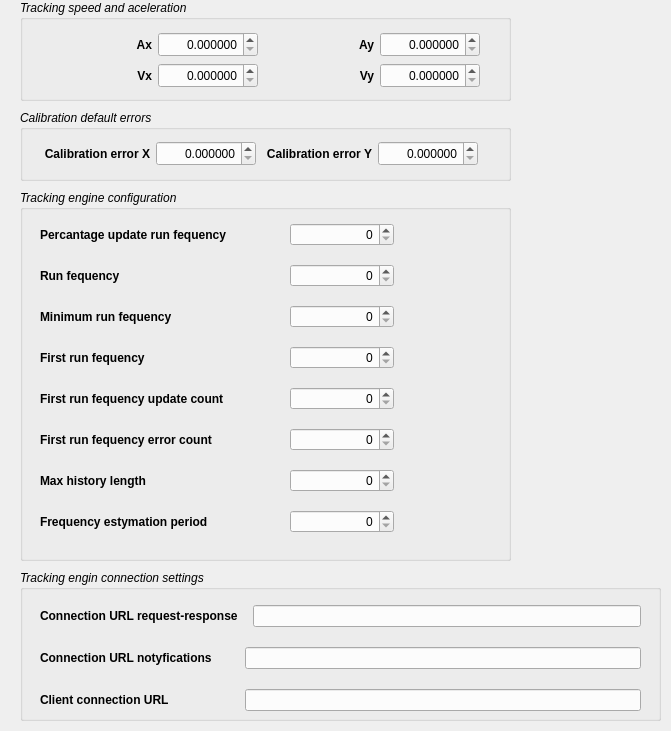
<?xml version="1.0" encoding="UTF-8"?>
<ui version="4.0">
 <class>tlinsWAstroEngineConfiguration</class>
 <widget class="QWidget" name="tlinsWAstroEngineConfiguration">
  <property name="geometry">
   <rect>
    <x>0</x>
    <y>0</y>
    <width>671</width>
    <height>731</height>
   </rect>
  </property>
  <property name="windowTitle">
   <string>Form</string>
  </property>
  <widget class="QGroupBox" name="groupBox">
   <property name="geometry">
    <rect>
     <x>20</x>
     <y>0</y>
     <width>491</width>
     <height>101</height>
    </rect>
   </property>
   <property name="font">
    <font>
     <italic>true</italic>
    </font>
   </property>
   <property name="title">
    <string>Tracking speed and aceleration</string>
   </property>
  </widget>
  <widget class="QGroupBox" name="groupBox_2">
   <property name="geometry">
    <rect>
     <x>20</x>
     <y>110</y>
     <width>491</width>
     <height>71</height>
    </rect>
   </property>
   <property name="font">
    <font>
     <italic>true</italic>
    </font>
   </property>
   <property name="title">
    <string>Calibration default errors</string>
   </property>
  </widget>
  <widget class="QGroupBox" name="groupBox_3">
   <property name="geometry">
    <rect>
     <x>20</x>
     <y>190</y>
     <width>491</width>
     <height>371</height>
    </rect>
   </property>
   <property name="font">
    <font>
     <italic>true</italic>
    </font>
   </property>
   <property name="title">
    <string>Tracking engine configuration</string>
   </property>
  </widget>
  <widget class="QGroupBox" name="groupBox_4">
   <property name="geometry">
    <rect>
     <x>20</x>
     <y>570</y>
     <width>641</width>
     <height>151</height>
    </rect>
   </property>
   <property name="font">
    <font>
     <italic>true</italic>
    </font>
   </property>
   <property name="title">
    <string>Tracking engin connection settings</string>
   </property>
  </widget>
  <widget class="QWidget" name="layoutWidget">
   <property name="geometry">
    <rect>
     <x>40</x>
     <y>220</y>
     <width>354</width>
     <height>323</height>
    </rect>
   </property>
   <layout class="QVBoxLayout" name="verticalLayout">
    <property name="spacing">
     <number>15</number>
    </property>
    <item>
     <layout class="QHBoxLayout" name="horizontalLayout_2">
      <property name="spacing">
       <number>60</number>
      </property>
      <item>
       <widget class="QLabel" name="label_7">
        <property name="minimumSize">
         <size>
          <width>190</width>
          <height>0</height>
         </size>
        </property>
        <property name="font">
         <font>
          <weight>75</weight>
          <bold>true</bold>
         </font>
        </property>
        <property name="text">
         <string>Percantage update run fequency</string>
        </property>
       </widget>
      </item>
      <item>
       <widget class="QSpinBox" name="percantageUpdateRunFequency">
        <property name="minimumSize">
         <size>
          <width>100</width>
          <height>0</height>
         </size>
        </property>
        <property name="alignment">
         <set>Qt::AlignRight|Qt::AlignTrailing|Qt::AlignVCenter</set>
        </property>
        <property name="maximum">
         <number>1000</number>
        </property>
       </widget>
      </item>
     </layout>
    </item>
    <item>
     <layout class="QHBoxLayout" name="horizontalLayout_3">
      <property name="spacing">
       <number>60</number>
      </property>
      <item>
       <widget class="QLabel" name="label_8">
        <property name="minimumSize">
         <size>
          <width>190</width>
          <height>0</height>
         </size>
        </property>
        <property name="font">
         <font>
          <weight>75</weight>
          <bold>true</bold>
         </font>
        </property>
        <property name="text">
         <string>Run fequency</string>
        </property>
       </widget>
      </item>
      <item>
       <widget class="QSpinBox" name="runFrequency">
        <property name="minimumSize">
         <size>
          <width>100</width>
          <height>0</height>
         </size>
        </property>
        <property name="alignment">
         <set>Qt::AlignRight|Qt::AlignTrailing|Qt::AlignVCenter</set>
        </property>
        <property name="maximum">
         <number>100000</number>
        </property>
       </widget>
      </item>
     </layout>
    </item>
    <item>
     <layout class="QHBoxLayout" name="horizontalLayout_4">
      <property name="spacing">
       <number>60</number>
      </property>
      <item>
       <widget class="QLabel" name="label_9">
        <property name="minimumSize">
         <size>
          <width>190</width>
          <height>0</height>
         </size>
        </property>
        <property name="font">
         <font>
          <weight>75</weight>
          <bold>true</bold>
         </font>
        </property>
        <property name="text">
         <string>Minimum run fequency</string>
        </property>
       </widget>
      </item>
      <item>
       <widget class="QSpinBox" name="minRunFrequency">
        <property name="minimumSize">
         <size>
          <width>100</width>
          <height>0</height>
         </size>
        </property>
        <property name="alignment">
         <set>Qt::AlignRight|Qt::AlignTrailing|Qt::AlignVCenter</set>
        </property>
        <property name="maximum">
         <number>100000</number>
        </property>
       </widget>
      </item>
     </layout>
    </item>
    <item>
     <layout class="QHBoxLayout" name="horizontalLayout_5">
      <property name="spacing">
       <number>60</number>
      </property>
      <item>
       <widget class="QLabel" name="label_10">
        <property name="minimumSize">
         <size>
          <width>190</width>
          <height>0</height>
         </size>
        </property>
        <property name="font">
         <font>
          <weight>75</weight>
          <bold>true</bold>
         </font>
        </property>
        <property name="text">
         <string>First run fequency</string>
        </property>
       </widget>
      </item>
      <item>
       <widget class="QSpinBox" name="firstRunFrequency">
        <property name="minimumSize">
         <size>
          <width>100</width>
          <height>0</height>
         </size>
        </property>
        <property name="alignment">
         <set>Qt::AlignRight|Qt::AlignTrailing|Qt::AlignVCenter</set>
        </property>
        <property name="maximum">
         <number>100000</number>
        </property>
       </widget>
      </item>
     </layout>
    </item>
    <item>
     <layout class="QHBoxLayout" name="horizontalLayout_6">
      <property name="spacing">
       <number>60</number>
      </property>
      <item>
       <widget class="QLabel" name="label_11">
        <property name="minimumSize">
         <size>
          <width>190</width>
          <height>0</height>
         </size>
        </property>
        <property name="font">
         <font>
          <weight>75</weight>
          <bold>true</bold>
         </font>
        </property>
        <property name="text">
         <string>First run fequency update count</string>
        </property>
       </widget>
      </item>
      <item>
       <widget class="QSpinBox" name="firstRunFrequencyUpdateCount">
        <property name="minimumSize">
         <size>
          <width>100</width>
          <height>0</height>
         </size>
        </property>
        <property name="alignment">
         <set>Qt::AlignRight|Qt::AlignTrailing|Qt::AlignVCenter</set>
        </property>
        <property name="maximum">
         <number>100000</number>
        </property>
       </widget>
      </item>
     </layout>
    </item>
    <item>
     <layout class="QHBoxLayout" name="horizontalLayout_7">
      <property name="spacing">
       <number>60</number>
      </property>
      <item>
       <widget class="QLabel" name="label_12">
        <property name="minimumSize">
         <size>
          <width>190</width>
          <height>0</height>
         </size>
        </property>
        <property name="font">
         <font>
          <weight>75</weight>
          <bold>true</bold>
         </font>
        </property>
        <property name="text">
         <string>First run fequency error count</string>
        </property>
       </widget>
      </item>
      <item>
       <widget class="QSpinBox" name="firstRunFrequencyErrorCount">
        <property name="minimumSize">
         <size>
          <width>100</width>
          <height>0</height>
         </size>
        </property>
        <property name="alignment">
         <set>Qt::AlignRight|Qt::AlignTrailing|Qt::AlignVCenter</set>
        </property>
        <property name="maximum">
         <number>100000</number>
        </property>
       </widget>
      </item>
     </layout>
    </item>
    <item>
     <layout class="QHBoxLayout" name="horizontalLayout_8">
      <property name="spacing">
       <number>60</number>
      </property>
      <item>
       <widget class="QLabel" name="label_13">
        <property name="minimumSize">
         <size>
          <width>190</width>
          <height>0</height>
         </size>
        </property>
        <property name="font">
         <font>
          <weight>75</weight>
          <bold>true</bold>
         </font>
        </property>
        <property name="text">
         <string>Max history length</string>
        </property>
       </widget>
      </item>
      <item>
       <widget class="QSpinBox" name="maxHistoryLength">
        <property name="minimumSize">
         <size>
          <width>100</width>
          <height>0</height>
         </size>
        </property>
        <property name="alignment">
         <set>Qt::AlignRight|Qt::AlignTrailing|Qt::AlignVCenter</set>
        </property>
        <property name="maximum">
         <number>100000</number>
        </property>
       </widget>
      </item>
     </layout>
    </item>
    <item>
     <layout class="QHBoxLayout" name="horizontalLayout_9">
      <property name="spacing">
       <number>60</number>
      </property>
      <item>
       <widget class="QLabel" name="label_14">
        <property name="minimumSize">
         <size>
          <width>190</width>
          <height>0</height>
         </size>
        </property>
        <property name="font">
         <font>
          <weight>75</weight>
          <bold>true</bold>
         </font>
        </property>
        <property name="text">
         <string>Frequency estymation period</string>
        </property>
       </widget>
      </item>
      <item>
       <widget class="QSpinBox" name="frequencyEstimationPeriod">
        <property name="minimumSize">
         <size>
          <width>100</width>
          <height>0</height>
         </size>
        </property>
        <property name="alignment">
         <set>Qt::AlignRight|Qt::AlignTrailing|Qt::AlignVCenter</set>
        </property>
        <property name="maximum">
         <number>100000</number>
        </property>
       </widget>
      </item>
     </layout>
    </item>
   </layout>
  </widget>
  <widget class="QWidget" name="layoutWidget">
   <property name="geometry">
    <rect>
     <x>40</x>
     <y>600</y>
     <width>601</width>
     <height>116</height>
    </rect>
   </property>
   <layout class="QVBoxLayout" name="verticalLayout_2">
    <property name="spacing">
     <number>15</number>
    </property>
    <item>
     <layout class="QHBoxLayout" name="horizontalLayout_10">
      <property name="spacing">
       <number>15</number>
      </property>
      <item>
       <widget class="QLabel" name="label_15">
        <property name="minimumSize">
         <size>
          <width>190</width>
          <height>0</height>
         </size>
        </property>
        <property name="font">
         <font>
          <weight>75</weight>
          <bold>true</bold>
         </font>
        </property>
        <property name="text">
         <string>Connection URL request-response</string>
        </property>
       </widget>
      </item>
      <item>
       <widget class="QLineEdit" name="connUrlRequestResponse"/>
      </item>
     </layout>
    </item>
    <item>
     <layout class="QHBoxLayout" name="horizontalLayout_11">
      <property name="spacing">
       <number>15</number>
      </property>
      <item>
       <widget class="QLabel" name="label_16">
        <property name="minimumSize">
         <size>
          <width>190</width>
          <height>0</height>
         </size>
        </property>
        <property name="font">
         <font>
          <weight>75</weight>
          <bold>true</bold>
         </font>
        </property>
        <property name="text">
         <string>Connection URL notyfications</string>
        </property>
       </widget>
      </item>
      <item>
       <widget class="QLineEdit" name="connUrlNotyfication"/>
      </item>
     </layout>
    </item>
    <item>
     <layout class="QHBoxLayout" name="horizontalLayout_12">
      <property name="spacing">
       <number>15</number>
      </property>
      <item>
       <widget class="QLabel" name="label_17">
        <property name="minimumSize">
         <size>
          <width>190</width>
          <height>0</height>
         </size>
        </property>
        <property name="font">
         <font>
          <weight>75</weight>
          <bold>true</bold>
         </font>
        </property>
        <property name="text">
         <string>Client connection URL</string>
        </property>
       </widget>
      </item>
      <item>
       <widget class="QLineEdit" name="clientConnUrl"/>
      </item>
     </layout>
    </item>
   </layout>
  </widget>
  <widget class="QWidget" name="layoutWidget">
   <property name="geometry">
    <rect>
     <x>42</x>
     <y>32</y>
     <width>440</width>
     <height>58</height>
    </rect>
   </property>
   <layout class="QGridLayout" name="gridLayout">
    <item row="0" column="0">
     <widget class="QLabel" name="label">
      <property name="minimumSize">
       <size>
        <width>110</width>
        <height>25</height>
       </size>
      </property>
      <property name="maximumSize">
       <size>
        <width>110</width>
        <height>16777215</height>
       </size>
      </property>
      <property name="font">
       <font>
        <weight>75</weight>
        <bold>true</bold>
       </font>
      </property>
      <property name="text">
       <string>Ax</string>
      </property>
      <property name="alignment">
       <set>Qt::AlignRight|Qt::AlignTrailing|Qt::AlignVCenter</set>
      </property>
     </widget>
    </item>
    <item row="0" column="1">
     <widget class="QDoubleSpinBox" name="acelerationX">
      <property name="minimumSize">
       <size>
        <width>100</width>
        <height>25</height>
       </size>
      </property>
      <property name="maximumSize">
       <size>
        <width>100</width>
        <height>25</height>
       </size>
      </property>
      <property name="alignment">
       <set>Qt::AlignRight|Qt::AlignTrailing|Qt::AlignVCenter</set>
      </property>
      <property name="decimals">
       <number>6</number>
      </property>
      <property name="maximum">
       <double>1000.000000000000000</double>
      </property>
     </widget>
    </item>
    <item row="0" column="2">
     <widget class="QLabel" name="label_3">
      <property name="minimumSize">
       <size>
        <width>110</width>
        <height>25</height>
       </size>
      </property>
      <property name="maximumSize">
       <size>
        <width>110</width>
        <height>16777215</height>
       </size>
      </property>
      <property name="font">
       <font>
        <weight>75</weight>
        <bold>true</bold>
       </font>
      </property>
      <property name="text">
       <string>Ay</string>
      </property>
      <property name="alignment">
       <set>Qt::AlignRight|Qt::AlignTrailing|Qt::AlignVCenter</set>
      </property>
     </widget>
    </item>
    <item row="0" column="3">
     <widget class="QDoubleSpinBox" name="acelerationY">
      <property name="minimumSize">
       <size>
        <width>100</width>
        <height>25</height>
       </size>
      </property>
      <property name="maximumSize">
       <size>
        <width>100</width>
        <height>25</height>
       </size>
      </property>
      <property name="alignment">
       <set>Qt::AlignRight|Qt::AlignTrailing|Qt::AlignVCenter</set>
      </property>
      <property name="decimals">
       <number>6</number>
      </property>
      <property name="maximum">
       <double>1000.000000000000000</double>
      </property>
     </widget>
    </item>
    <item row="1" column="0">
     <widget class="QLabel" name="label_2">
      <property name="minimumSize">
       <size>
        <width>110</width>
        <height>25</height>
       </size>
      </property>
      <property name="maximumSize">
       <size>
        <width>110</width>
        <height>5555555</height>
       </size>
      </property>
      <property name="font">
       <font>
        <weight>75</weight>
        <bold>true</bold>
       </font>
      </property>
      <property name="text">
       <string>Vx</string>
      </property>
      <property name="alignment">
       <set>Qt::AlignRight|Qt::AlignTrailing|Qt::AlignVCenter</set>
      </property>
     </widget>
    </item>
    <item row="1" column="1">
     <widget class="QDoubleSpinBox" name="speedX">
      <property name="minimumSize">
       <size>
        <width>100</width>
        <height>25</height>
       </size>
      </property>
      <property name="maximumSize">
       <size>
        <width>100</width>
        <height>25</height>
       </size>
      </property>
      <property name="alignment">
       <set>Qt::AlignRight|Qt::AlignTrailing|Qt::AlignVCenter</set>
      </property>
      <property name="decimals">
       <number>6</number>
      </property>
      <property name="maximum">
       <double>1000.000000000000000</double>
      </property>
     </widget>
    </item>
    <item row="1" column="2">
     <widget class="QLabel" name="label_4">
      <property name="minimumSize">
       <size>
        <width>110</width>
        <height>25</height>
       </size>
      </property>
      <property name="maximumSize">
       <size>
        <width>110</width>
        <height>5555555</height>
       </size>
      </property>
      <property name="font">
       <font>
        <weight>75</weight>
        <bold>true</bold>
       </font>
      </property>
      <property name="text">
       <string>Vy</string>
      </property>
      <property name="alignment">
       <set>Qt::AlignRight|Qt::AlignTrailing|Qt::AlignVCenter</set>
      </property>
     </widget>
    </item>
    <item row="1" column="3">
     <widget class="QDoubleSpinBox" name="speedY">
      <property name="minimumSize">
       <size>
        <width>100</width>
        <height>25</height>
       </size>
      </property>
      <property name="maximumSize">
       <size>
        <width>100</width>
        <height>25</height>
       </size>
      </property>
      <property name="alignment">
       <set>Qt::AlignRight|Qt::AlignTrailing|Qt::AlignVCenter</set>
      </property>
      <property name="decimals">
       <number>6</number>
      </property>
      <property name="maximum">
       <double>1000.000000000000000</double>
      </property>
     </widget>
    </item>
   </layout>
  </widget>
  <widget class="QWidget" name="layoutWidget">
   <property name="geometry">
    <rect>
     <x>40</x>
     <y>140</y>
     <width>440</width>
     <height>27</height>
    </rect>
   </property>
   <layout class="QHBoxLayout" name="horizontalLayout">
    <item>
     <widget class="QLabel" name="label_5">
      <property name="minimumSize">
       <size>
        <width>110</width>
        <height>25</height>
       </size>
      </property>
      <property name="maximumSize">
       <size>
        <width>110</width>
        <height>16777215</height>
       </size>
      </property>
      <property name="font">
       <font>
        <weight>75</weight>
        <bold>true</bold>
       </font>
      </property>
      <property name="text">
       <string>Calibration error X</string>
      </property>
      <property name="alignment">
       <set>Qt::AlignRight|Qt::AlignTrailing|Qt::AlignVCenter</set>
      </property>
     </widget>
    </item>
    <item>
     <widget class="QDoubleSpinBox" name="calibrarionErrorX">
      <property name="minimumSize">
       <size>
        <width>100</width>
        <height>25</height>
       </size>
      </property>
      <property name="maximumSize">
       <size>
        <width>100</width>
        <height>25</height>
       </size>
      </property>
      <property name="alignment">
       <set>Qt::AlignRight|Qt::AlignTrailing|Qt::AlignVCenter</set>
      </property>
      <property name="decimals">
       <number>6</number>
      </property>
      <property name="maximum">
       <double>1000.000000000000000</double>
      </property>
     </widget>
    </item>
    <item>
     <widget class="QLabel" name="label_6">
      <property name="minimumSize">
       <size>
        <width>110</width>
        <height>25</height>
       </size>
      </property>
      <property name="maximumSize">
       <size>
        <width>110</width>
        <height>16777215</height>
       </size>
      </property>
      <property name="font">
       <font>
        <weight>75</weight>
        <bold>true</bold>
       </font>
      </property>
      <property name="text">
       <string>Calibration error Y</string>
      </property>
      <property name="alignment">
       <set>Qt::AlignRight|Qt::AlignTrailing|Qt::AlignVCenter</set>
      </property>
     </widget>
    </item>
    <item>
     <widget class="QDoubleSpinBox" name="calibrarionErrorY">
      <property name="minimumSize">
       <size>
        <width>100</width>
        <height>25</height>
       </size>
      </property>
      <property name="maximumSize">
       <size>
        <width>100</width>
        <height>25</height>
       </size>
      </property>
      <property name="alignment">
       <set>Qt::AlignRight|Qt::AlignTrailing|Qt::AlignVCenter</set>
      </property>
      <property name="decimals">
       <number>6</number>
      </property>
      <property name="maximum">
       <double>1000.000000000000000</double>
      </property>
     </widget>
    </item>
   </layout>
  </widget>
  <zorder>layoutWidget</zorder>
  <zorder>layoutWidget</zorder>
  <zorder>layoutWidget</zorder>
  <zorder>layoutWidget</zorder>
  <zorder>groupBox_4</zorder>
  <zorder>groupBox_3</zorder>
  <zorder>groupBox</zorder>
  <zorder>groupBox_2</zorder>
 </widget>
 <resources/>
 <connections/>
</ui>
